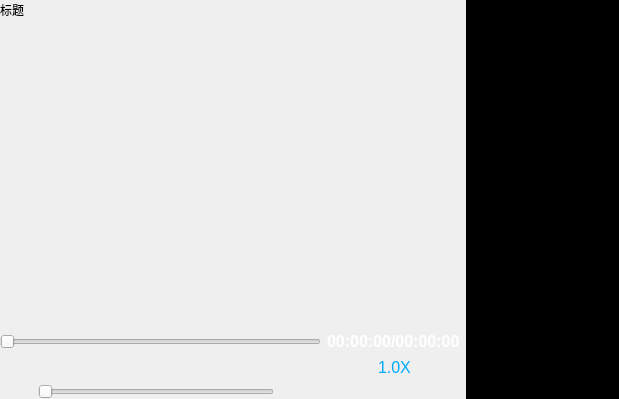
<?xml version="1.0" encoding="UTF-8"?>
<ui version="4.0">
 <class>MainWindow</class>
 <widget class="QMainWindow" name="MainWindow">
  <property name="geometry">
   <rect>
    <x>0</x>
    <y>0</y>
    <width>619</width>
    <height>399</height>
   </rect>
  </property>
  <property name="windowTitle">
   <string>MainWindow</string>
  </property>
  <property name="windowIcon">
   <iconset resource="resouce.qrc">
    <normaloff>:/new/prefix1/resource/icon.jpg</normaloff>:/new/prefix1/resource/icon.jpg</iconset>
  </property>
  <property name="styleSheet">
   <string notr="true">QPushButton{
	background:transparent;
	border:none;
	icon-size: 50px 50px;
}</string>
  </property>
  <widget class="QWidget" name="centralWidget">
   <layout class="QHBoxLayout" name="horizontalLayout_3" stretch="3,1">
    <property name="leftMargin">
     <number>0</number>
    </property>
    <property name="topMargin">
     <number>0</number>
    </property>
    <property name="rightMargin">
     <number>0</number>
    </property>
    <property name="bottomMargin">
     <number>0</number>
    </property>
    <item>
     <widget class="QWidget" name="screenWidget" native="true">
      <layout class="QGridLayout" name="gridLayout_4">
       <property name="leftMargin">
        <number>0</number>
       </property>
       <property name="topMargin">
        <number>0</number>
       </property>
       <property name="rightMargin">
        <number>0</number>
       </property>
       <property name="bottomMargin">
        <number>0</number>
       </property>
       <item row="1" column="0">
        <spacer name="verticalSpacer">
         <property name="orientation">
          <enum>Qt::Vertical</enum>
         </property>
         <property name="sizeHint" stdset="0">
          <size>
           <width>20</width>
           <height>208</height>
          </size>
         </property>
        </spacer>
       </item>
       <item row="0" column="0">
        <layout class="QGridLayout" name="gridLayout_2" columnstretch="1,0">
         <item row="0" column="1">
          <spacer name="horizontalSpacer">
           <property name="orientation">
            <enum>Qt::Horizontal</enum>
           </property>
           <property name="sizeHint" stdset="0">
            <size>
             <width>40</width>
             <height>20</height>
            </size>
           </property>
          </spacer>
         </item>
         <item row="0" column="0">
          <widget class="QLabel" name="lbTitle">
           <property name="sizePolicy">
            <sizepolicy hsizetype="Expanding" vsizetype="Preferred">
             <horstretch>0</horstretch>
             <verstretch>0</verstretch>
            </sizepolicy>
           </property>
           <property name="text">
            <string>标题</string>
           </property>
           <property name="scaledContents">
            <bool>false</bool>
           </property>
           <property name="wordWrap">
            <bool>true</bool>
           </property>
          </widget>
         </item>
        </layout>
       </item>
       <item row="2" column="0">
        <layout class="QGridLayout" name="gridLayout">
         <item row="1" column="4">
          <widget class="QPushButton" name="pbNext">
           <property name="text">
            <string/>
           </property>
           <property name="icon">
            <iconset resource="resouce.qrc">
             <normaloff>:/new/prefix1/resource/nextBlue.png</normaloff>:/new/prefix1/resource/nextBlue.png</iconset>
           </property>
          </widget>
         </item>
         <item row="1" column="5">
          <widget class="QComboBox" name="cbSpeed">
           <property name="sizePolicy">
            <sizepolicy hsizetype="Preferred" vsizetype="Preferred">
             <horstretch>0</horstretch>
             <verstretch>0</verstretch>
            </sizepolicy>
           </property>
           <property name="font">
            <font>
             <pointsize>12</pointsize>
            </font>
           </property>
           <property name="focusPolicy">
            <enum>Qt::WheelFocus</enum>
           </property>
           <property name="acceptDrops">
            <bool>false</bool>
           </property>
           <property name="styleSheet">
            <string notr="true">QComboBox {
	color: rgb(0, 170, 255);
    background-color: transparent;  /* 设置组合框背景颜色为透明 */
    border: none;         /* 设置组合框边框宽度、样式和颜色 */
}
QComboBox::drop-down {
  	border: none;
}</string>
           </property>
           <property name="editable">
            <bool>false</bool>
           </property>
           <property name="currentIndex">
            <number>1</number>
           </property>
           <property name="frame">
            <bool>true</bool>
           </property>
           <item>
            <property name="text">
             <string>0.5X</string>
            </property>
           </item>
           <item>
            <property name="text">
             <string>1.0X</string>
            </property>
           </item>
           <item>
            <property name="text">
             <string>2.0X</string>
            </property>
           </item>
          </widget>
         </item>
         <item row="3" column="4">
          <widget class="QPushButton" name="pbOpen">
           <property name="styleSheet">
            <string notr="true"/>
           </property>
           <property name="text">
            <string/>
           </property>
           <property name="icon">
            <iconset resource="resouce.qrc">
             <normaloff>:/new/prefix1/resource/addBlue.png</normaloff>:/new/prefix1/resource/addBlue.png</iconset>
           </property>
          </widget>
         </item>
         <item row="1" column="3">
          <widget class="QPushButton" name="pbPlay">
           <property name="text">
            <string/>
           </property>
           <property name="icon">
            <iconset resource="resouce.qrc">
             <normaloff>:/new/prefix1/resource/playBlue.png</normaloff>:/new/prefix1/resource/playBlue.png</iconset>
           </property>
          </widget>
         </item>
         <item row="1" column="2">
          <widget class="QPushButton" name="pbStop">
           <property name="autoFillBackground">
            <bool>false</bool>
           </property>
           <property name="text">
            <string/>
           </property>
           <property name="icon">
            <iconset resource="resouce.qrc">
             <normaloff>:/new/prefix1/resource/stopBlue.png</normaloff>:/new/prefix1/resource/stopBlue.png</iconset>
           </property>
          </widget>
         </item>
         <item row="3" column="1" colspan="3">
          <layout class="QHBoxLayout" name="horizontalLayout" stretch="0,1">
           <item>
            <widget class="QPushButton" name="pbVolume">
             <property name="text">
              <string/>
             </property>
             <property name="icon">
              <iconset resource="resouce.qrc">
               <normaloff>:/new/prefix1/resource/volume.png</normaloff>:/new/prefix1/resource/volume.png</iconset>
             </property>
            </widget>
           </item>
           <item>
            <widget class="QSlider" name="hsVolume">
             <property name="sizePolicy">
              <sizepolicy hsizetype="Preferred" vsizetype="Fixed">
               <horstretch>0</horstretch>
               <verstretch>0</verstretch>
              </sizepolicy>
             </property>
             <property name="orientation">
              <enum>Qt::Horizontal</enum>
             </property>
            </widget>
           </item>
          </layout>
         </item>
         <item row="0" column="1" colspan="5">
          <layout class="QHBoxLayout" name="horizontalLayout_2">
           <item>
            <widget class="QSlider" name="hsProgress">
             <property name="orientation">
              <enum>Qt::Horizontal</enum>
             </property>
            </widget>
           </item>
           <item>
            <widget class="QLabel" name="lbTime">
             <property name="sizePolicy">
              <sizepolicy hsizetype="Fixed" vsizetype="Preferred">
               <horstretch>0</horstretch>
               <verstretch>0</verstretch>
              </sizepolicy>
             </property>
             <property name="font">
              <font>
               <pointsize>12</pointsize>
               <weight>75</weight>
               <bold>true</bold>
              </font>
             </property>
             <property name="styleSheet">
              <string notr="true">color: rgb(255, 255, 255);</string>
             </property>
             <property name="text">
              <string>00:00:00/00:00:00</string>
             </property>
            </widget>
           </item>
          </layout>
         </item>
         <item row="1" column="1">
          <widget class="QPushButton" name="pbPrev">
           <property name="text">
            <string/>
           </property>
           <property name="icon">
            <iconset resource="resouce.qrc">
             <normaloff>:/new/prefix1/resource/prevBlue.png</normaloff>:/new/prefix1/resource/prevBlue.png</iconset>
           </property>
          </widget>
         </item>
         <item row="3" column="5">
          <widget class="QPushButton" name="pbList">
           <property name="sizePolicy">
            <sizepolicy hsizetype="Minimum" vsizetype="Preferred">
             <horstretch>0</horstretch>
             <verstretch>0</verstretch>
            </sizepolicy>
           </property>
           <property name="text">
            <string/>
           </property>
           <property name="icon">
            <iconset resource="resouce.qrc">
             <normaloff>:/new/prefix1/resource/list.png</normaloff>:/new/prefix1/resource/list.png</iconset>
           </property>
          </widget>
         </item>
        </layout>
       </item>
      </layout>
     </widget>
    </item>
    <item>
     <widget class="QListWidget" name="lwMediaList">
      <property name="minimumSize">
       <size>
        <width>0</width>
        <height>0</height>
       </size>
      </property>
      <property name="maximumSize">
       <size>
        <width>500</width>
        <height>16777215</height>
       </size>
      </property>
      <property name="styleSheet">
       <string notr="true">QListWidget {
 background-color: rgb(0, 0, 0);
 color: rgb(255, 255, 255);
}
QListWidget::item:hover {
 background-color: #00aaff;
}

QListWidget::item:selected:focus {
 background-color: #0000ff;

}</string>
      </property>
     </widget>
    </item>
   </layout>
  </widget>
 </widget>
 <layoutdefault spacing="6" margin="11"/>
 <resources>
  <include location="resouce.qrc"/>
 </resources>
 <connections/>
</ui>
